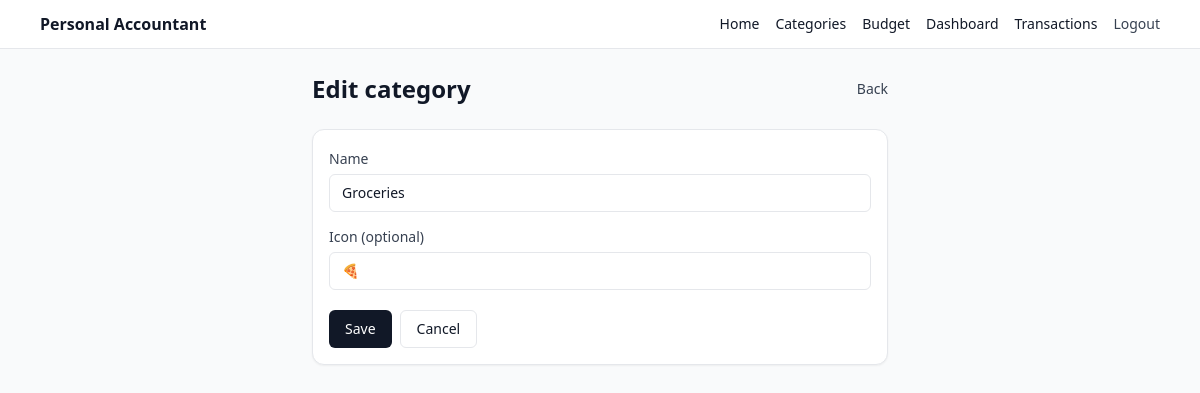
/categories/2/edit (signed in), run on an earlier commit of the app's database.
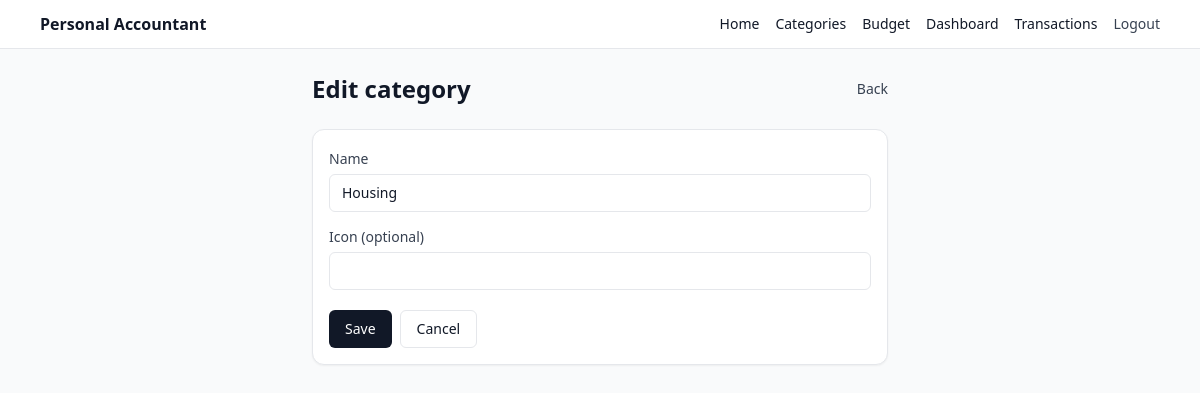
And on a later commit of the database.
### app/models.py (models this page shows)
class Category(SQLModel, table=True):
    __table_args__ = (
        UniqueConstraint("user_id", "name", name="uq_category_user_name"),
    )
    id: int | None = Field(default=None, primary_key=True)
    user_id: int = Field(foreign_key="user.id", index=True)
    name: str
    icon: str | None = None  # emoji or icon key
    created_at: datetime = Field(default_factory=datetime.utcnow)

### app/routes/categories.py (the view)
@router.get("/categories/{category_id}/edit", response_class=HTMLResponse)
def edit_category_form(
    request: Request,
    category_id: int,
    db: Session = Depends(get_session),
    uid: int | None = Depends(current_user_id),
):
    if not uid:
        return _redirect_login()
    cat = db.exec(select(Category).where(Category.id == category_id, Category.user_id == uid)).first()
    if not cat:
        return RedirectResponse(url="/categories", status_code=303)
    return templates.TemplateResponse(
        "category_edit.html",
        {"request": request, "title": "Edit Category", "user_id": uid, "category": cat, "error": None},
    )

### templates/category_edit.html (shortened to what this page needs)
{% extends "_base.html" %}
{% block content %}
<div class="mx-auto max-w-xl">
  <div class="flex items-center justify-between">
    <h1 class="text-2xl font-semibold">Edit category</h1>
    <a href="/categories" class="text-sm font-medium text-gray-700 hover:text-gray-900">Back</a>
  </div>
  <div class="mt-6 rounded-xl border bg-white p-4 shadow-sm">
    <form method="post" action="/categories/{{ category.id }}/edit" class="grid grid-cols-1 gap-3">
      <div>
        <label class="text-sm text-gray-700">Name</label>
        <input name="name" class="mt-1 w-full rounded-md border px-3 py-2 text-sm" value="{{ category.name }}" required />
      </div>
      <div>
        <label class="text-sm text-gray-700">Icon (optional)</label>
        <input name="icon" class="mt-1 w-full rounded-md border px-3 py-2 text-sm" value="{{ category.icon or '' }}" />
      </div>
      <div class="flex gap-2 pt-2">
        <button class="rounded-md bg-gray-900 px-4 py-2 text-sm font-medium text-white hover:bg-gray-800">
          Save
        </button>
        <a href="/categories" class="rounded-md border px-4 py-2 text-sm font-medium hover:bg-gray-50">
          Cancel
        </a>
      </div>
    </form>
  </div>
</div>
{% endblock %}

What changed in the data, as far as the page shows it:
changed Category: name "Groceries" → "Housing"; icon "🍕" → (not shown)
